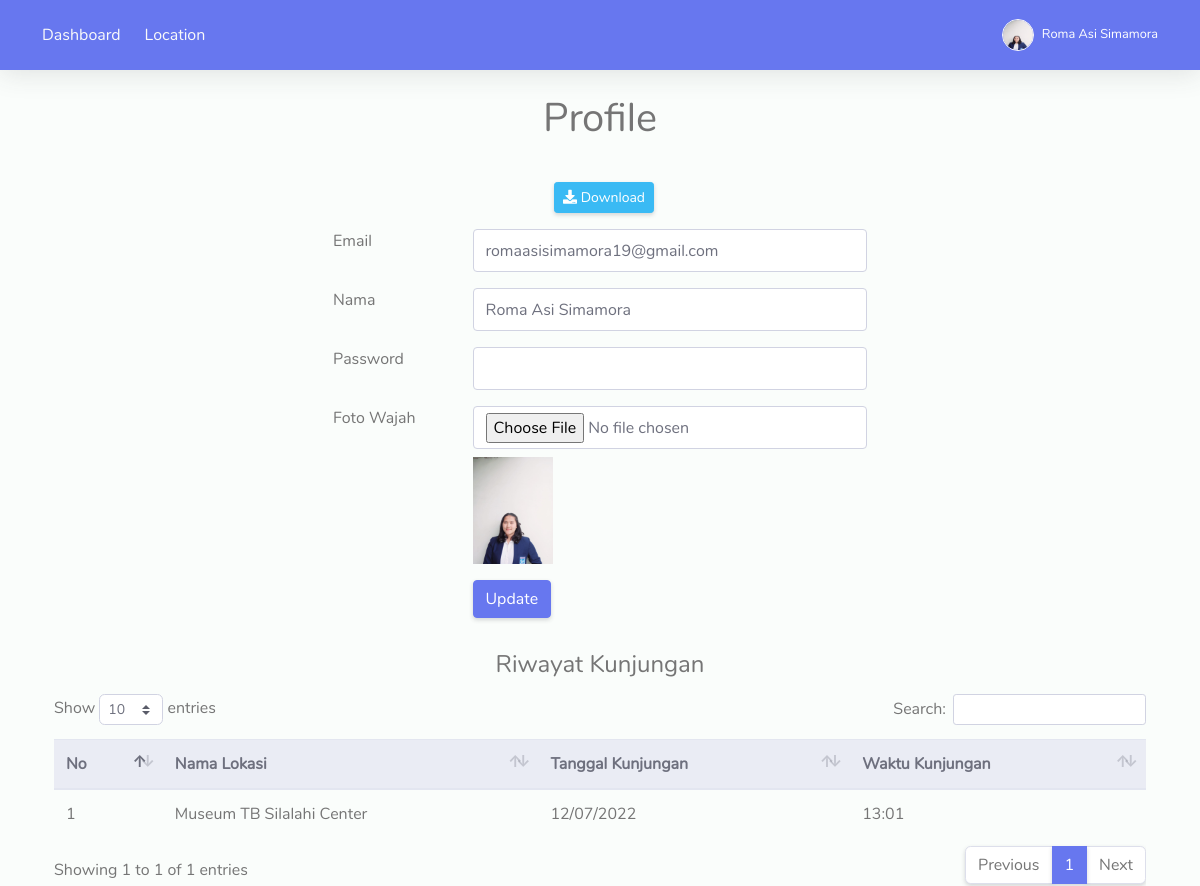
The app's page /visitor/dashboard/profile.php (signed in) with its own data.
### tables this page shows
CREATE TABLE `user` (
  `id` int(11) NOT NULL,
  `uuid` int(11) NOT NULL,
  `nama` varchar(128) NOT NULL,
  `email` varchar(128) NOT NULL,
  `password` varchar(128) NOT NULL,
  `gambar_wajah` varchar(128) DEFAULT NULL,
  `level` enum('admin','visitor') NOT NULL
);

CREATE TABLE `visitor` (
  `id` int(11) NOT NULL,
  `user_id` int(11) NOT NULL,
  `lokasi_id` int(11) NOT NULL,
  `device_id` int(11) NOT NULL,
  `checkin` int(11) NOT NULL DEFAULT 0,
  `waktu_checkin` varchar(50) DEFAULT NULL,
  `foto_checkin` varchar(128) DEFAULT NULL,
  `checkout` int(11) NOT NULL DEFAULT 0,
  `waktu_checkout` varchar(50) DEFAULT NULL,
  `foto_checkout` varchar(128) DEFAULT NULL
);

CREATE TABLE `lokasi` (
  `id` int(11) NOT NULL,
  `nama_lokasi` varchar(128) NOT NULL,
  `alamat` text NOT NULL,
  `jam_operasional` varchar(50) NOT NULL,
  `jml_maximum` int(11) NOT NULL
);

### visitor/function.php (called while the page is built, shortened)
<?php
require('config.php');
function find($table, $id)
{
    $query = mysqli_query($GLOBALS['connection'], "SELECT * FROM $table WHERE id = $id");
    return $query->fetch_assoc();
}

### visitor/config.php (called while the page is built, shortened)
<?php
$base_url = 'http://localhost/visitor';

### visitor/dashboard/profile.php (the view, shortened to what this page needs)
<?php
require('../layouts/header.php');
$user = find('user', $_SESSION['id']);
$id = $user['id'];
$no = 1;
$riwayat = mysqli_query($connection, " SELECT * FROM visitor JOIN lokasi ON visitor.lokasi_id = lokasi.id WHERE user_id = $id ");
?>
<h1 class="mb-3 text-center">Profile</h1>
<div class="row justify-content-center mb-3">
    <div class="col-md-2">
        <div id="qr-code" data-id="<?= $_SESSION['uuid'] ?>" style="margin-left: 20px;"> </div><br>
        <a href="" class="btn btn-sm btn-info" id="download" style="margin-left: 35px;"><i class="fas fa-download"></i> Download</a>
    </div>
</div>
<div class="row justify-content-center">
    <div class="col-md-6">
        <form action="" method="post" enctype="multipart/form-data">
            <div class="form-group row">
                <div class="col-md-3">
                    <label for="email">Email</label>
                </div>
                <div class="col-md-9">
                    <input type="text" name="email" id="email" class="form-control" value="<?= $user['email'] ?>">
                </div>
            </div>
            <div class="form-group row">
                <div class="col-md-3">
                    <label for="nama">Nama</label>
                </div>
                <div class="col-md-9">
                    <input type="text" name="nama" id="nama" class="form-control" value="<?= $user['nama'] ?>">
                </div>
            </div>
            <div class="form-group row">
                <div class="col-md-3">
                    <label for="password">Password</label>
                </div>
                <div class="col-md-9">
                    <input type="password" name="password" id="password" class="form-control">
                </div>
            </div>
            <div class="form-group row">
                <div class="col-md-3">
                    <label for="foto_wajah">Foto Wajah</label>
                </div>
                <div class="col-md-9">
                    <input type="file" class="form-control mb-2" src="<?= $_SESSION['wajah'] ?>" id="foto_wajah" placeholder="foto_wajah" name="foto_wajah" onchange="document.getElementById('prev_wajah').src = window.URL.createObjectURL(this.files[0])">
                    <img src="<?= $base_url; ?>/uploads/wajah/<?= $_SESSION['wajah']; ?>" alt="" width="80px" id="prev_wajah">
                </div>
            </div>
            <div class="form-group row">
                <div class="col-md-3"></div>
                <div class="col-md-9">
                    <button type="submit" name="update" class="btn btn-primary">Update</button>
                </div>
            </div>
        </form>
    </div>
</div>
<div class="row">
    <div class="col-md-12">
        <div class="table-responsive">
            <h4 class="my-3 text-center">Riwayat Kunjungan</h4>
            <table class="table align-items-center table-flush table-hover" id="dataTableHover">
                <thead class="thead-light">
                    <tr>
                        <th>No</th>
                        <th>Nama Lokasi</th>
                        <th>Tanggal Kunjungan</th>
                        <th>Waktu Kunjungan</th>
                    </tr>
                </thead>
                <tbody>
                    <?php foreach ($riwayat as $ryt) :  ?>
                        <tr>
                            <td><?= $no++ ?></td>
                            <td><?= $ryt['nama_lokasi'] ?></td>
                            <td><?= date('d/m/Y', strtotime($ryt['waktu_checkin'])) ?></td>
                            <td><?= date('H:i', strtotime($ryt['waktu_checkin'])) ?></td>
                        </tr>
                    <?php endforeach; ?>
                </tbody>
            </table>
        </div>
    </div>
</div>
<?php require('../layouts/footer.php') ?>

### records on screen
user: email "romaasisimamora19@gmail.com", nama "Roma Asi Simamora"
visitor: lokasi.nama_lokasi "Museum TB Silalahi Center", waktu_checkin "12/07/2022", waktu_checkin "13:01"

### other values on screen
$_SESSION['nama'] "Roma Asi Simamora"
